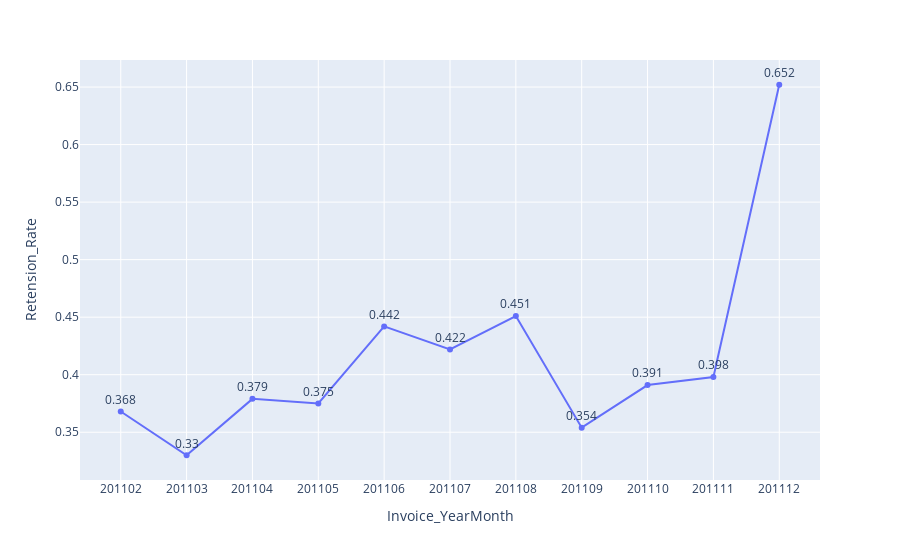

The cell this chart's notebook holds for it:
### Code cell
df_retension_f['Invoice_YearMonth'] = df_retension_f['Invoice_YearMonth'].astype(str)
fig=px.line(df_retension_f,x='Invoice_YearMonth',y='Retension_Rate',text='Retension_Rate')
fig.update_traces(textposition="top center")
fig.show()

### Figure 1 — Plotly figure (JSON) as saved in the notebook; plotly's stock layout.template omitted (floating-point values rounded to 4 significant figures)
{"data": [{"hovertemplate": "Invoice_YearMonth=%{x}<br>Retension_Rate=%{text}<extra></extra>", "legendgroup": "", "line": {"color": "#636efa", "dash": "solid"}, "marker": {"symbol": "circle"}, "mode": "text+lines+markers", "name": "", "orientation": "v", "showlegend": false, "text": [0.368, 0.33, 0.379, 0.375, 0.442, 0.422, 0.451, 0.354, 0.391, 0.398, 0.652], "textposition": "top center", "type": "scatter", "x": ["201102", "201103", "201104", "201105", "201106", "201107", "201108", "201109", "201110", "201111", "201112"], "xaxis": "x", "y": [0.368, 0.33, 0.379, 0.375, 0.442, 0.422, 0.451, 0.354, 0.391, 0.398, 0.652], "yaxis": "y"}], "layout": {"legend": {"tracegroupgap": 0}, "margin": {"t": 60}, "xaxis": {"anchor": "y", "domain": [0, 1], "title": {"text": "Invoice_YearMonth"}}, "yaxis": {"anchor": "x", "domain": [0, 1], "title": {"text": "Retension_Rate"}}}}
